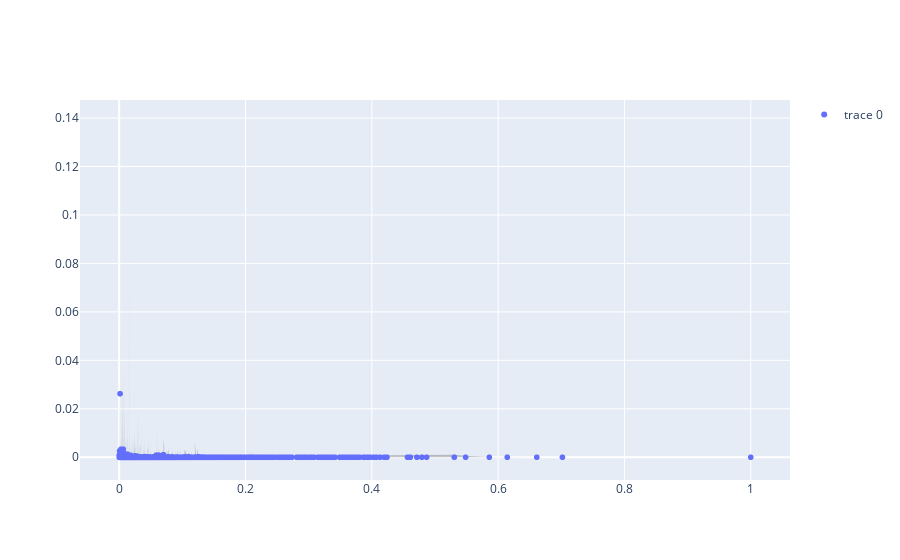

Here is the notebook cell this chart was saved with:
### Code cell
explore_feature_vs_target("snowfall_historical", 100, 50, 0.0)

### Figure 1 — Plotly figure (JSON) as saved in the notebook; plotly's stock layout.template omitted (floating-point values rounded to 4 significant figures; data arrays with more than 128 entries replaced by an {"elided": "..."} marker saying what was removed)
{"data": [{"hoverinfo": "skip", "mode": "markers", "type": "scattergl", "x": {"elided": "3779 float values"}, "y": {"elided": "3779 float values"}}, {"line": {"width": 0}, "marker": {"color": "#444"}, "mode": "lines", "showlegend": false, "type": "scatter", "x": {"elided": "3779 float values"}, "y": {"elided": "3779 float values"}}, {"fill": "tonexty", "fillcolor": "rgba(68, 68, 68, 0.3)", "line": {"width": 0}, "marker": {"color": "#444"}, "mode": "lines", "showlegend": false, "type": "scatter", "x": {"elided": "3779 float values"}, "y": {"elided": "3779 float values"}}], "layout": {}}
